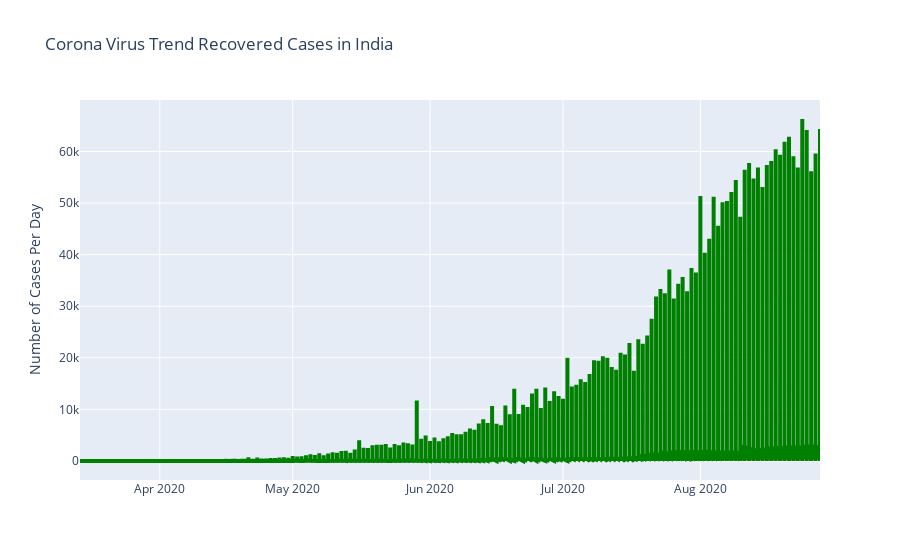

Notebook cell for this chart:
### Code cell
fig = go.Figure()
fig.add_trace(go.Scatter(x=df2['Date'], y=df2['Recovered'], name='Recovered',
                         line=dict(color='green', width=4)))


fig.update_layout(
    title='Corona Virus Trend Recovered Cases in India',
     yaxis=dict(
        title='Number of Cases Per Day')
    )

fig.show()

### Figure 1 — Plotly figure (JSON) as saved in the notebook; plotly's stock layout.template omitted (floating-point values rounded to 4 significant figures; data arrays with more than 128 entries replaced by an {"elided": "..."} marker saying what was removed)
{"data": [{"line": {"color": "green", "width": 4}, "name": "Recovered", "type": "scatter", "x": {"elided": "6552 str values"}, "y": {"elided": "6552 int values"}}], "layout": {"title": {"text": "Corona Virus Trend Recovered Cases in India"}, "yaxis": {"title": {"text": "Number of Cases Per Day"}}}}
